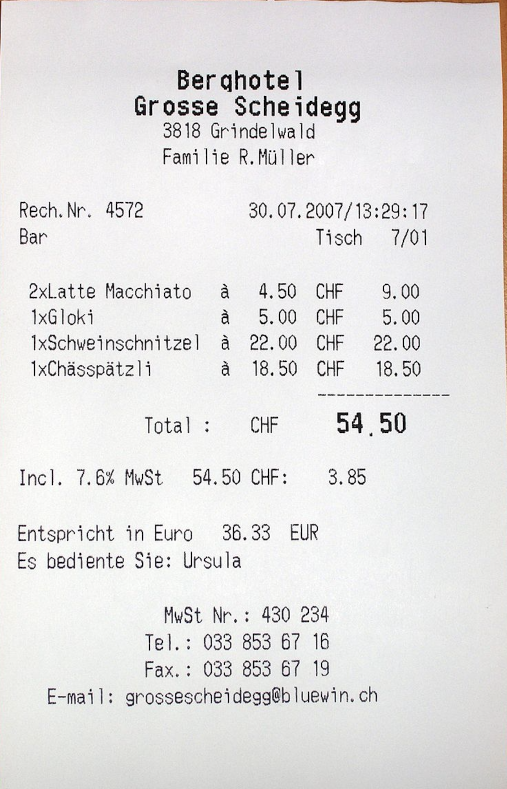
#> input picture receipt.png, 1014 x 1578 px (shown at 1/2 size)
$ python -i segmentation.py   (imports and definitions only)
#> lines starting #> are read from the running program, lines starting #| are printed output that depends on the picture; after the words box and inside, x2 and y2 are one past the last pixel; in counts of white or black regions, pixels touching at a corner belong together
#> further down, picture is the input picture: shape (1578, 1014, 3); mean B, G, R 226.4, 226.4, 227.5
### backend/src/utils.py
import cv2
import numpy as np


# shrinks (or grows) the image to the target height while keeping the aspect ratio
# returns both the resized image and the scale ratio, bc we need the ratio later to map
# coordinates detected on the small version back up to the original full size image
# [6 lines left out: function resize_to_height, not called in this run]


# converts to grayscale, handles images that are already grayscale so it doesnt crash
def to_gray(image):
    if len(image.shape) == 2:
        return image
    return cv2.cvtColor(image, cv2.COLOR_BGR2GRAY)


# fallback for when no document boundary was found, just use the whole image as the "doc"
# this way the rest of the pipeline still runs and we still produce an output
# [6 lines left out: function full_frame_corners, not called in this run]

### backend/src/segmentation.py
import cv2
import numpy as np

from .utils import to_gray


# finds where the text/content regions are on the warped doc
# the idea is: binarize so text is white on black, open to remove tiny specks,
# then dilate with a wide short kernel so individual chars merge into full line blobs,
# then just grab the bounding boxes of those blobs
# we skip boxes that are too small (noise) or cover basically the whole page (usually the border)
def segment_regions(image, min_area_frac=0.0008, merge_kernel=(25, 5)):
    gray = to_gray(image)
    binary = cv2.adaptiveThreshold(
        gray, 255,
        cv2.ADAPTIVE_THRESH_GAUSSIAN_C,
        cv2.THRESH_BINARY_INV,   # text becomes white (foreground)
        25, 15,
    )
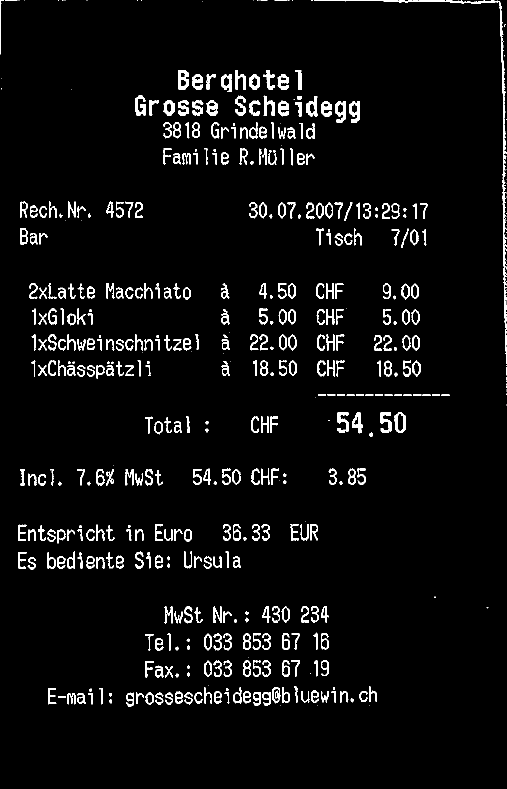
#> binary: shape (1578, 1014) (shown at 1/2 size); 4.4% white; 501 white regions (87 under 20 px), largest, box (x1, y1, x2, y2) and area: (628, 0, 1014, 657) 3264, (356, 140, 378, 179) 562, (698, 202, 720, 246) 538
    # kill isolated specks smaller than 2x2
    binary = cv2.morphologyEx(
        binary, cv2.MORPH_OPEN,
        cv2.getStructuringElement(cv2.MORPH_RECT, (2, 2)),
    )
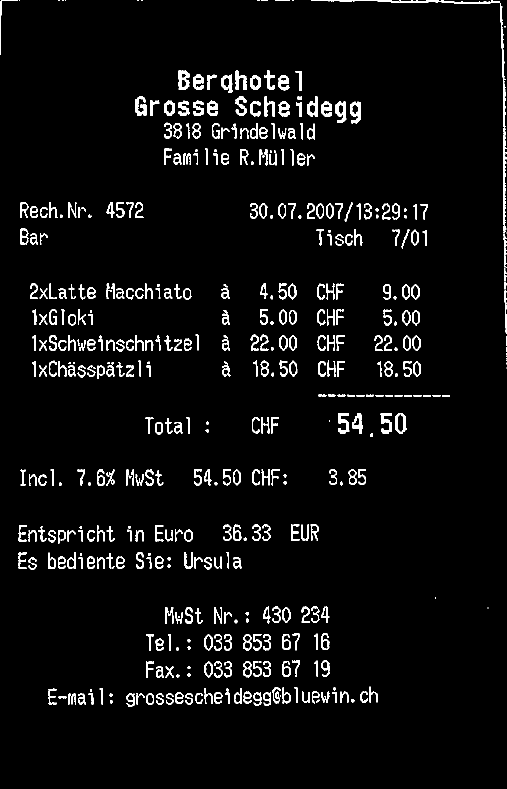
#> binary: shape (1578, 1014) (shown at 1/2 size); 4.3% white; 483 white regions (41 under 20 px), largest, box (x1, y1, x2, y2) and area: (1000, 6, 1013, 467) 1613, (629, 0, 1000, 8) 1126, (357, 141, 379, 180) 558
    # wide short kernel glues chars of a line into one blob, narrow enough to keep lines separate
    kernel = cv2.getStructuringElement(cv2.MORPH_RECT, merge_kernel)
    dilated = cv2.dilate(binary, kernel, iterations=2)
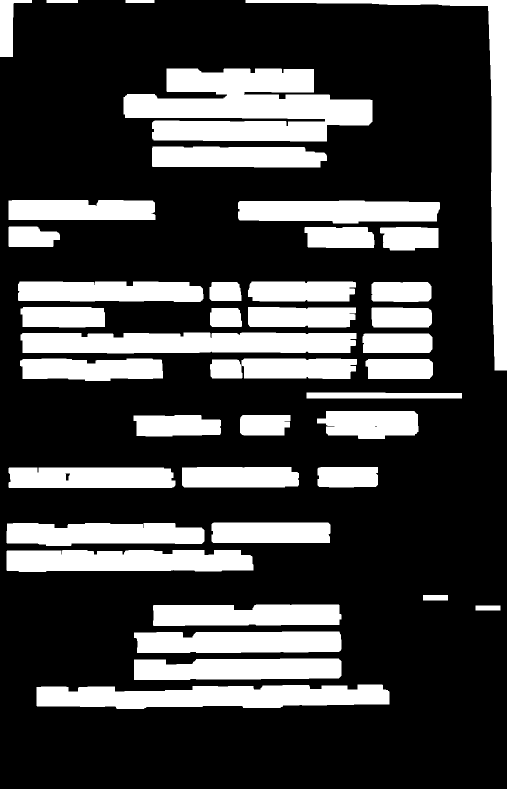
#> dilated: shape (1578, 1014) (shown at 1/2 size); 26.2% white; 40 white regions

    cnts, _ = cv2.findContours(
        dilated, cv2.RETR_EXTERNAL, cv2.CHAIN_APPROX_SIMPLE
    )
#> cnts = 40 contours; largest, box (x1, y1, x2, y2) and area: (247, 137, 745, 283) 49172, (73, 1369, 779, 1418) 26148, (491, 0, 1014, 741) 25803, (41, 665, 713, 707) 25338, (13, 1100, 507, 1144) 19220

    page_area = image.shape[0] * image.shape[1]
#> page_area = 1600092
    boxes = []
    for c in cnts:
        x, y, w, h = cv2.boundingRect(c)
        if w * h < min_area_frac * page_area:
            continue
        # skip anything covering basically the whole page (usually the border)
        if w * h > 0.95 * page_area:
            continue
        boxes.append((x, y, w, h))
#> this loop made 40 passes
#> (x, y, w, h) on passes 1, 2, 3, 5, 7, 8, 9, 10, 11, 12, 13, 14: (73, 1369, 706, 49), (268, 1317, 415, 43), (268, 1263, 415, 43), (306, 1209, 377, 43), (13, 1100, 494, 44), (13, 1046, 396, 46), (423, 1045, 238, 41), (17, 935, 334, 41), (635, 934, 121, 41), (364, 934, 234, 41), (480, 830, 101, 41), (267, 830, 175, 43)
#> (c, x, y, w, h) on passes 4, 6, 38, 39: ([[951, 1211], [951, 1220], [1000, 1220], [1000, 1211]], 951, 1211, 50, 10), ([[846, 1190], [846, 1200], [895, 1200], [895, 1190]], 846, 1190, 50, 11), ([[251, 0], [251, 5], [308, 5], [308, 0]], 251, 0, 58, 6), ([[93, 0], [93, 5], [155, 5], [155, 0]], 93, 0, 63, 6)
#> after the loop, boxes = 36 items, first 6: (73, 1369, 706, 49), (268, 1317, 415, 43), (268, 1263, 415, 43), (306, 1209, 377, 43), (13, 1100, 494, 44), (13, 1046, 396, 46)

    # reading order: top to bottom then left to right within 20px bands
    boxes.sort(key=lambda b: (b[1] // 20, b[0]))
    return boxes


# draws numbered bounding boxes on a copy of the img so we can visualize the detected regions
def draw_regions(image, boxes, color=(255, 0, 0), thickness=2):
    out = image.copy()
    if out.ndim == 2:
        out = cv2.cvtColor(out, cv2.COLOR_GRAY2BGR)
    for i, (x, y, w, h) in enumerate(boxes, start=1):
        cv2.rectangle(out, (x, y), (x + w, y + h), color, thickness)
        cv2.putText(
            out, f"R{i}", (x, max(0, y - 5)),
            cv2.FONT_HERSHEY_SIMPLEX, 0.6, color, 2,
        )
    return out

>>> import cv2
>>> picture = cv2.imread('../../receipt.png')
>>> result = segment_regions(picture)
#> result = 36 items, first 6: (0, 0, 64, 114), (491, 0, 523, 741), (247, 137, 498, 146), (304, 293, 350, 42), (17, 400, 294, 40), (476, 401, 404, 46)
